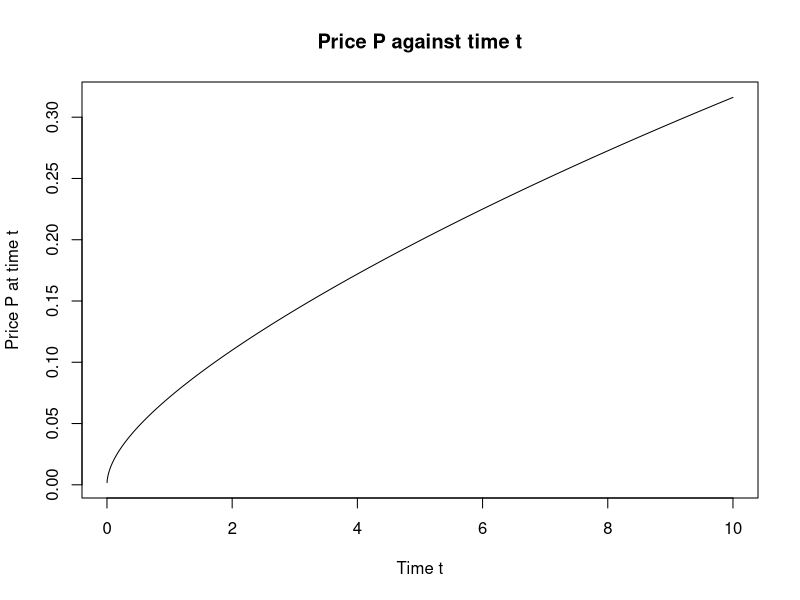
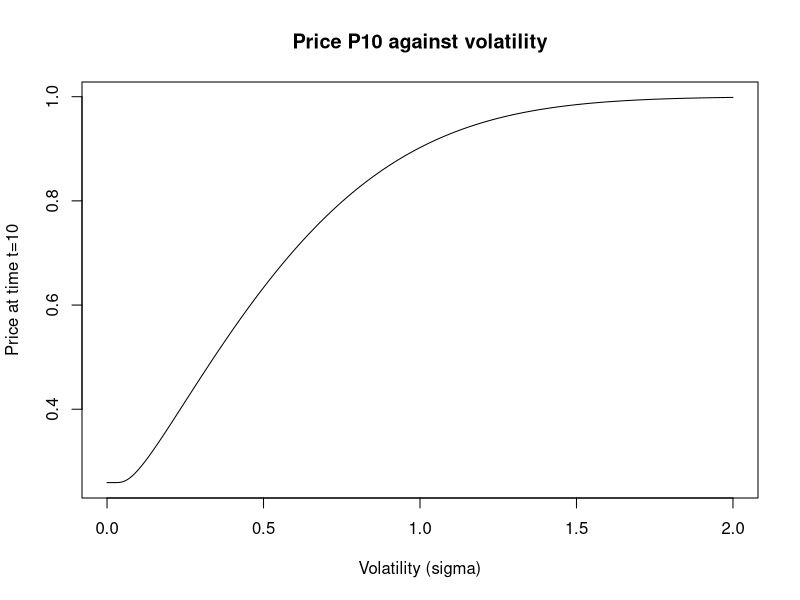
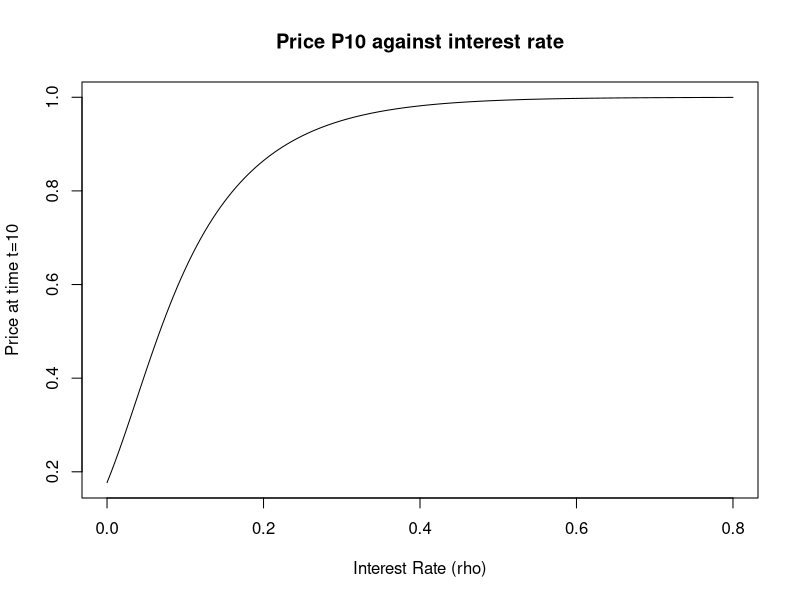
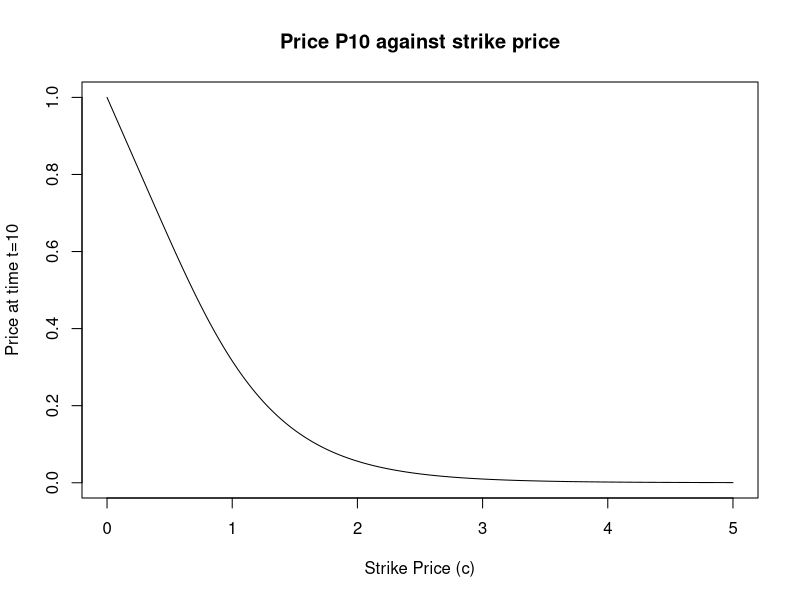

These charts were generated, in order, by the following R code:
## ---- chunk 1
S0=1 
sigma=sqrt(0.02)
rho=0.03
c=1
t=seq(0, 10, by=0.001)

#Define our formula for the price
P=S0*pnorm((log(S0/c)+(rho+(sigma^2)/2)*t)/(sigma*sqrt(t)))-(c*exp(-rho*t))*pnorm((log(S0/c)+(rho-(sigma^2)/2)*t)/(sigma*sqrt(t)))
plot(t[-1], P[-1],  type="l",xlab="Time t", ylab="Price P at time t", main="Price P against time t")
## ---- chunk 2

#Set t=10
t10=10

sigma1=seq(0,2, by=0.01)

P1=S0*pnorm((log(S0/c)+(rho+(sigma1^2)/2)*t10)/(sigma1*sqrt(t10)))-(c*exp(-rho*t10))*pnorm((log(S0/c)+(rho-(sigma1^2)/2)*t10)/(sigma1*sqrt(t10)))
plot(sigma1, P1, xlim=c(0, max(sigma1)),type="l", xlab="Volatility (sigma)", ylab="Price at time t=10", main="Price P10 against volatility")

## ---- chunk 3

rho2=seq(0, 0.8, by=0.005) #Create a vector of different rho values

P2=S0*pnorm((log(S0/c)+(rho2+(sigma^2)/2)*t10)/(sigma*sqrt(t10)))-(c*exp(-rho2*t10))*pnorm((log(S0/c)+(rho2-(sigma^2)/2)*t10)/(sigma*sqrt(t10)))
plot(rho2, P2, type="l", xlab="Interest Rate (rho)", ylab="Price at time t=10", main="Price P10 against interest rate")

## ---- chunk 4
c3=seq(0,5, by=0.01)

P3=S0*pnorm((log(S0/c3)+(rho+(sigma^2)/2)*t10)/(sigma*sqrt(t10)))-(c3*exp(-rho*t10))*pnorm((log(S0/c3)+(rho-(sigma^2)/2)*t10)/(sigma*sqrt(t10)))
plot(c3, P3, type="l", xlab="Strike Price (c)", ylab="Price at time t=10", main="Price P10 against strike price")

